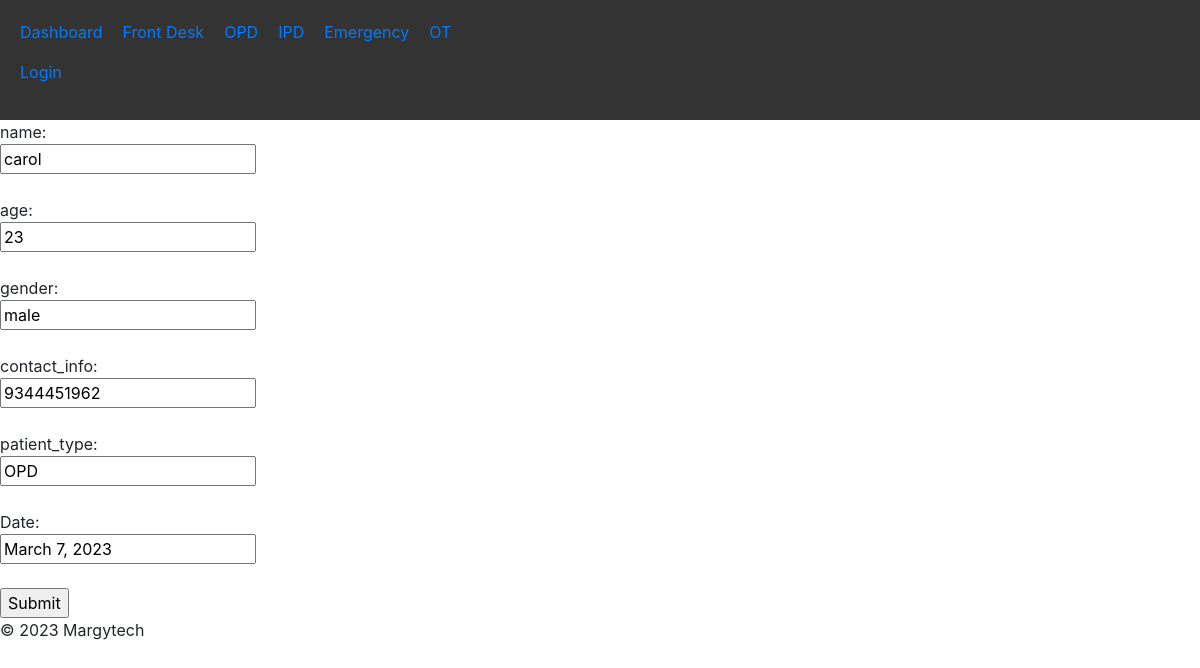
Screenshot of /update/1 with the database file from the repository.
### HIS/models.py (models this page shows, shortened)
class Patient(models.Model):
    name = models.CharField(max_length=255)
    age = models.IntegerField()
    gender = models.CharField(max_length=10)
    contact_info = models.CharField(max_length=100)
    patient_type = [
        ('OPD', 'OPD'),
        ('IPD', 'IPD'),
        ('Emergency', 'Emergency'),
        ]
    patient_type = models.CharField(max_length=20, choices=patient_type)
    Date = models.DateField()

### HIS/views.py (the view)
# urls.py: path('update/<int:id>', update, name='update'),
def update(request, id):
       patients = Patient.objects.get(id=id)
       template = loader.get_template('inpatient/ipd_admission.html')
       context = {
       'patients': patients,
        }
       return HttpResponse(template.render(context, request))

### HIS/templates/inpatient/ipd_admission.html (shortened to what this page needs)
{% extends "base.html" %}
{% block content %}
<link rel="stylesheet" href="https://stackpath.bootstrapcdn.com/bootstrap/4.3.1/css/bootstrap.min.css">
<form action="updaterecord/{{ patients.id }}" method="post">
  name:<br>
  <input name="name" value="{{ patients.name }}">
  <br><br>
  age:<br>
  <input name="age" value="{{ patients.age }}">
  <br><br>
  gender:<br>
  <input name="gender" value="{{ patients.gender}}">
  <br><br>
  contact_info:<br>
  <input name="contact_info" value="{{ patients.contact_info }}">
  <br><br>
  patient_type:<br>
  <input name="patient_type" value="{{ patients.patient_type}}">
  <br><br>
  Date:<br>
  <input name="Date" value="{{ patients.Date}}">
  <br><br>
  <input type="submit" value="Submit">
  </form>
  {% endblock %}

### rows the page displays
Patient: name "carol", age "23", gender "male", contact_info "9344451962", patient_type "OPD", Date "March 7, 2023"
